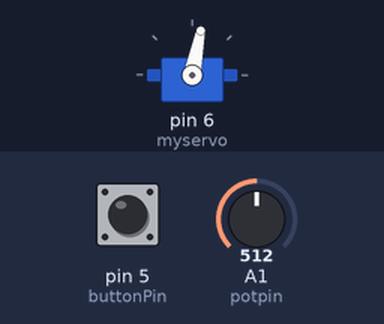
This sketch was run on a simulated Arduino Uno, built with avr-gcc and run on an emulated ATmega328P. Shown: servo. The inputs (shaded band) are chosen by the test bench; at power-on: pin 5 (buttonPin) LOW, A1 (potpin) = 512.

Above: at 1.2 s.
1.3 s: pin 5 (buttonPin) pulled HIGH for 3.2 s
At 4.69 s:
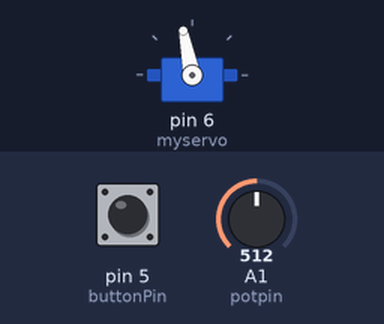
7.2 s: pin 5 (buttonPin) pulled HIGH for 0.15 s
At 8.01 s:
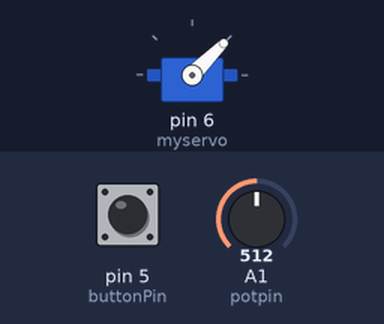
Timing chart, 0 to 45.5 s (numbered marks = the images above; inputs shaded):
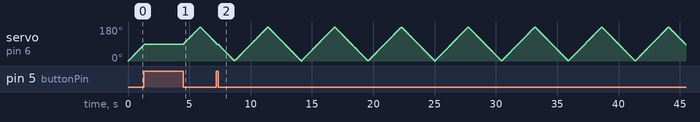

The sketch:

KnobSweep_combined.ino
```cpp
// Controlling a servo position using a potentiometer (variable resistor)
// by Michal Rinott <http://people.interaction-ivrea.it/m.rinott>

#include <Servo.h>

Servo myservo;  // create servo object to control a servo

int potpin = 1;  // analog pin used to connect the potentiometer
int val;    // variable to read the value from the analog pin
int buttonPin = 5;

int button = 0;

void setup()
{
  myservo.attach(6);  // attaches the servo on pin 9 to the servo object
  pinMode(button, INPUT);
}

void loop()
{
    for(val = 0; val<=180; val++)
    {
      myservo.write(val);
      delay(15);

      button = digitalRead(buttonPin);
      if(button == HIGH)
      {
        analogControl();
      }
    }

     for(val = 180; val>=1; val--)
    {
      myservo.write(val);
      delay(15);

      button = digitalRead(buttonPin);
      if(button == HIGH)
      {
        analogControl();
      }
    }

}

void analogControl()
{
    val = analogRead(potpin);            // reads the value of the potentiometer (value between 0 and 1023)
    val = map(val, 0, 1023, 0, 179);     // scale it to use it with the servo (value between 0 and 180)
    myservo.write(val);                  // sets the servo position according to the scaled value
    delay(15);                           // waits for the servo to get there
}
```
